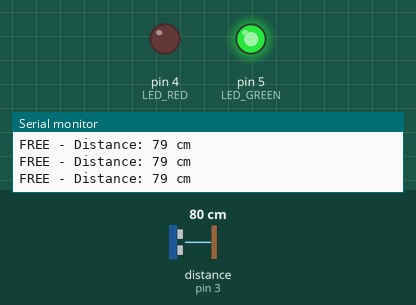
This sketch was run on a simulated Arduino Uno, built with avr-gcc and run on an emulated ATmega328P. Shown: output pins drawn as LEDs (lit = HIGH), the last lines printed to the serial monitor. Wiring (inferred from the names in the program): ultrasonic range finder: trigger pin 2; echo pin 3. Inputs (shaded band) come from the test bench; at power-on: distance to the obstacle (sensor on pin 3) 80 cm. The echo pulse lasts 58.3 µs per cm; pins used as bus, display or sensor lines are not drawn.

Above: at 2.2 s.
2.3 s: distance to the obstacle (sensor on pin 3) set to 22 cm
3.8 s: distance to the obstacle (sensor on pin 3) set to 18 cm
At 5.0 s:
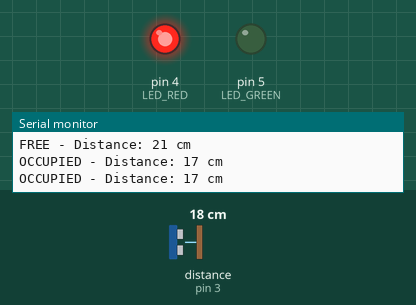
5.5 s: distance to the obstacle (sensor on pin 3) set to 35 cm
At 6.4 s:
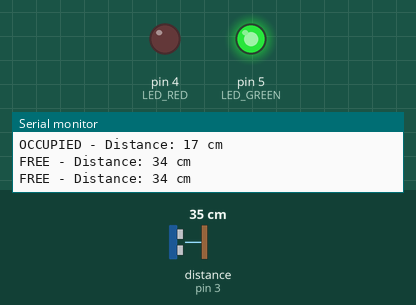
7.0 s: distance to the obstacle (sensor on pin 3) set to 2 cm
At 7.8 s:
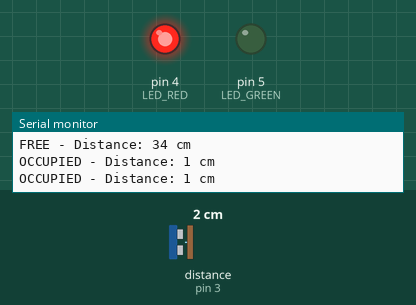
Timing chart, 0 to 9.5 s (numbered marks = the images above; inputs shaded):
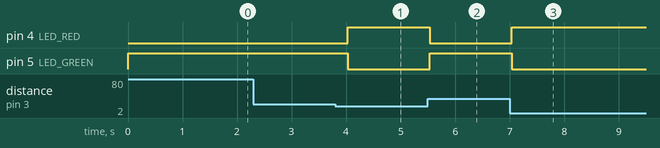

The sketch:

parking_system_1sensor.ino
```cpp
// SMART PARKING SYSTEM - 1 SENZOR TEST
const int TRIG = 2;
const int ECHO = 3;
const int LED_RED = 4;
const int LED_GREEN = 5;
const int DISTANCE_THRESHOLD = 20;

void setup() {
  Serial.begin(9600);
  Serial.println("\n=== SMART PARKING SYSTEM STARTED ===");
  Serial.println("Testing 1 Parking Space...\n");

  pinMode(TRIG, OUTPUT);
  pinMode(ECHO, INPUT);
  pinMode(LED_RED, OUTPUT);
  pinMode(LED_GREEN, OUTPUT);

  digitalWrite(LED_GREEN, HIGH);
  digitalWrite(LED_RED, LOW);

  delay(1000);
}

void loop() {
  int distance = measureDistance();

  if (distance < DISTANCE_THRESHOLD) {
    digitalWrite(LED_RED, HIGH);
    digitalWrite(LED_GREEN, LOW);
    Serial.print("OCCUPIED - Distance: ");
  } else {
    digitalWrite(LED_RED, LOW);
    digitalWrite(LED_GREEN, HIGH);
    Serial.print("FREE - Distance: ");
  }

  Serial.print(distance);
  Serial.println(" cm");

  delay(500);
}

int measureDistance() {
  digitalWrite(TRIG, LOW);
  delayMicroseconds(2);
  digitalWrite(TRIG, HIGH);
  delayMicroseconds(10);
  digitalWrite(TRIG, LOW);

  long duration = pulseIn(ECHO, HIGH, 30000);

  int distance = duration * 0.0343 / 2;

  if (distance == 0 || distance > 100) {
    return 100;
  }

  return distance;
}
```

Measured:
- the behaviour switches between 21 and 20 cm on distance to the obstacle (sensor on pin 3) (found by bisection; images 0 and 1)
- after the input at 3.8 s, pin 4 (LED_RED): LOW → HIGH after 0.23 s; pin 5 (LED_GREEN): HIGH → LOW after 0.23 s
- after the input at 5.5 s, pin 4 (LED_RED): HIGH → LOW at once; pin 5 (LED_GREEN): LOW → HIGH at once
- after the input at 7.0 s, pin 4 (LED_RED): LOW → HIGH at once; pin 5 (LED_GREEN): HIGH → LOW at once
